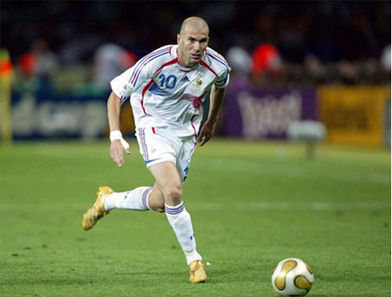
#> input picture computer_vision/images/zidane.jpg, 392 x 297 px
$ python histograms.py
#> lines starting #> are read from the running program, lines starting #| are printed output that depends on the picture
import cv2
import numpy as np
from matplotlib import pyplot as plt

# [5 lines of commented-out code are left out]

img = cv2.imread('./images/zidane.jpg')
#> img is the input picture: shape (297, 392, 3); mean B, G, R 71.9, 109.4, 99
color = ('b', 'g', 'r')
for i, col in enumerate(color):
  histr = cv2.calcHist([img], [i], None, [256], [0, 256])
  plt.plot(histr, color=col)
  # plt.xlim([0, 256])

plt.show()
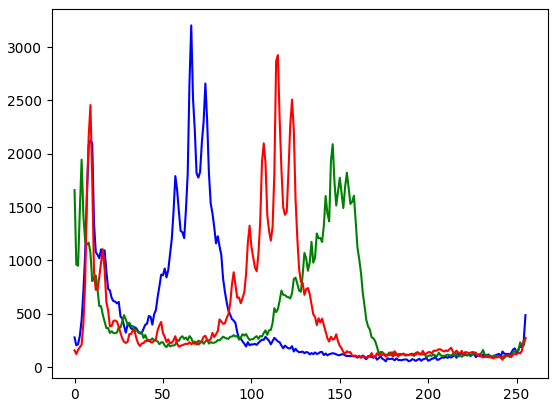
#> figure drawn by matplotlib, 1 panel; curve peaks at x = 66, y = 3204; curve peaks at x = 146, y = 2090; curve peaks at x = 115, y = 2925

$ run again, with computer_vision/images/card_back.jpg copied over computer_vision/images/zidane.jpg
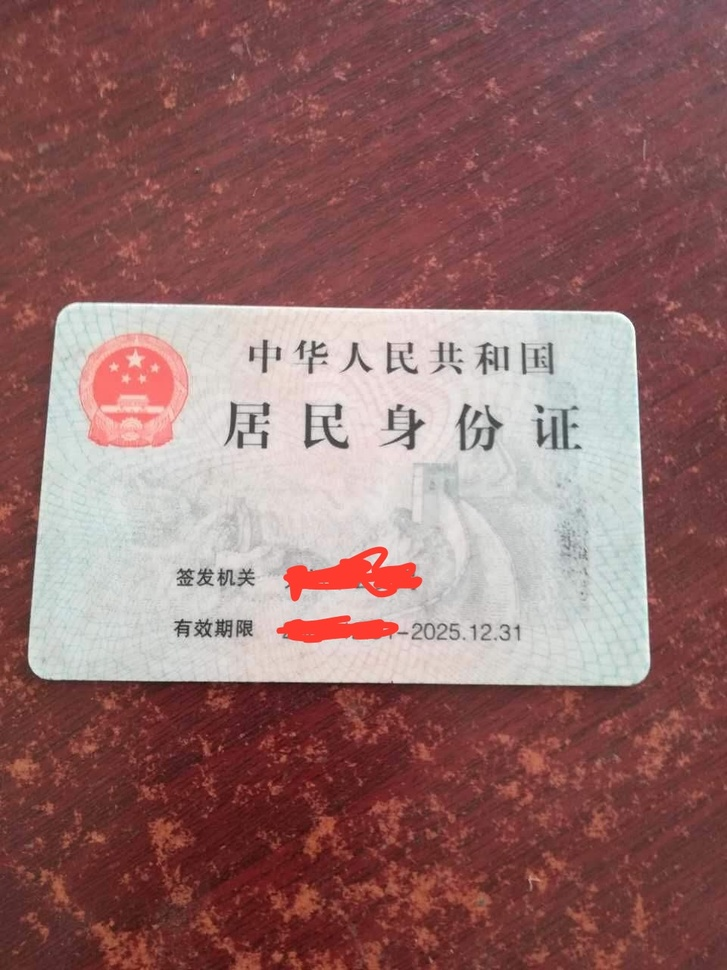
#> input picture computer_vision/images/card_back.jpg, 727 x 970 px, shrunk from 960 x 1280 before the run
#> img is the input picture: shape (970, 727, 3); mean B, G, R 106, 107.2, 147.9
#> `plt.show()`:
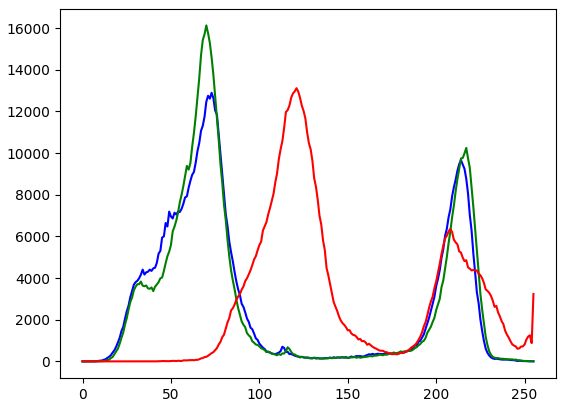
#> figure drawn by matplotlib, 1 panel; curve peaks at x = 73, y = 12890; curve peaks at x = 70, y = 16125; curve peaks at x = 121, y = 13111

$ run again, with computer_vision/images/sudoku.jpg copied over computer_vision/images/zidane.jpg
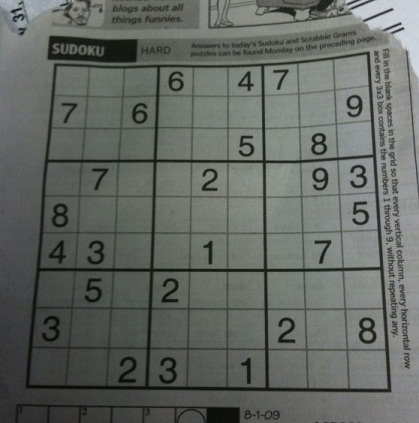
#> input picture computer_vision/images/sudoku.jpg, 419 x 423 px
#> img is the input picture: shape (423, 419, 3); mean B, G, R 98.9, 103.6, 99.4
#> `plt.show()`:
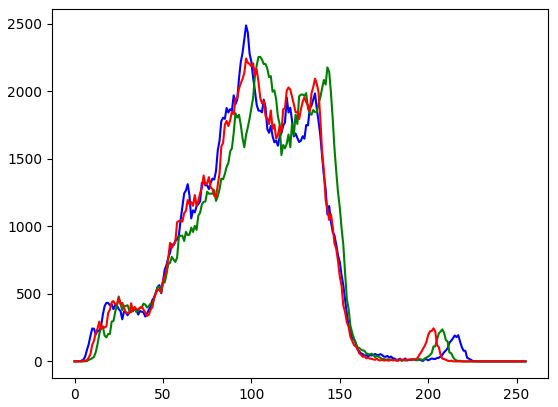
#> figure drawn by matplotlib, 1 panel; curve peaks at x = 97, y = 2489; curve peaks at x = 105, y = 2256; curve peaks at x = 97, y = 2244

$ run again, with computer_vision/images/gradient.png saved as computer_vision/images/zidane.jpg
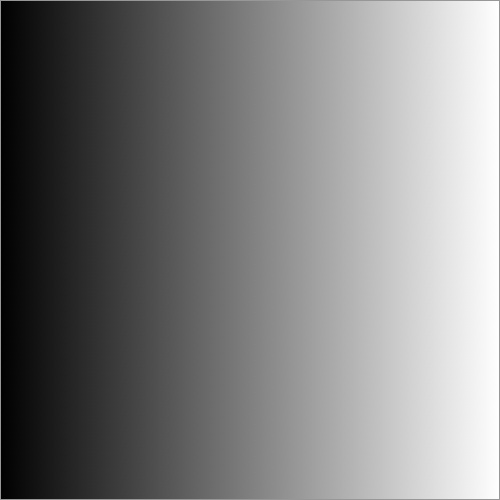
#> input picture computer_vision/images/gradient.png, 500 x 500 px
#> img is the input picture: shape (500, 500, 3); min 0, max 255, mean 127.7
#> `plt.show()`:
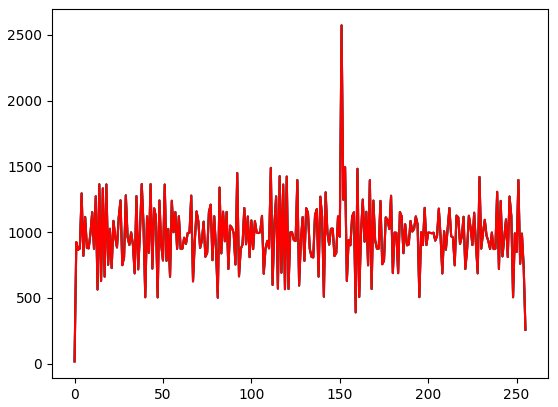
#> figure drawn by matplotlib, 1 panel; curve peaks at x = 151, y = 2572; curve peaks at x = 151, y = 2572; curve peaks at x = 151, y = 2572
